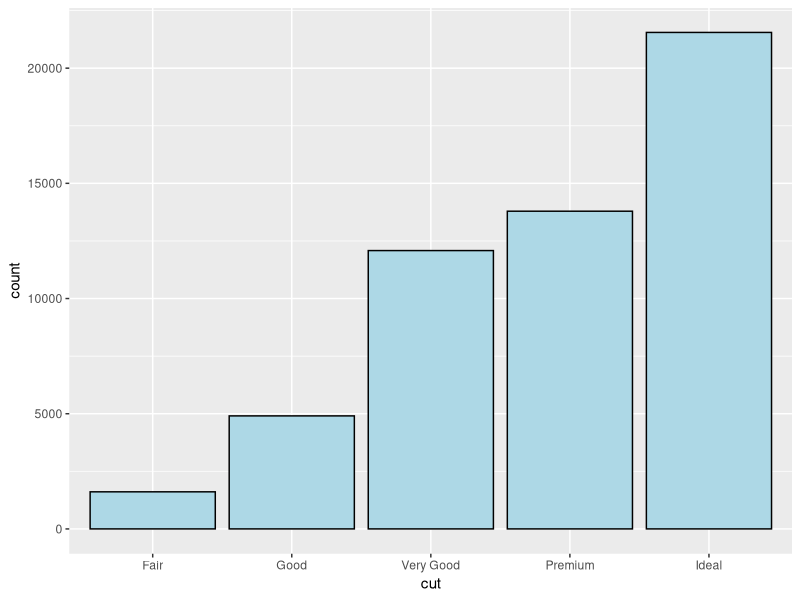
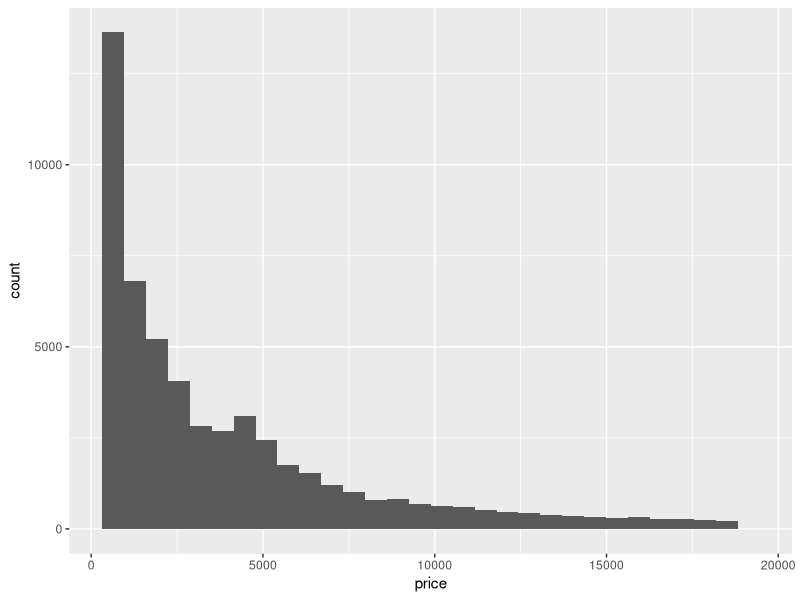
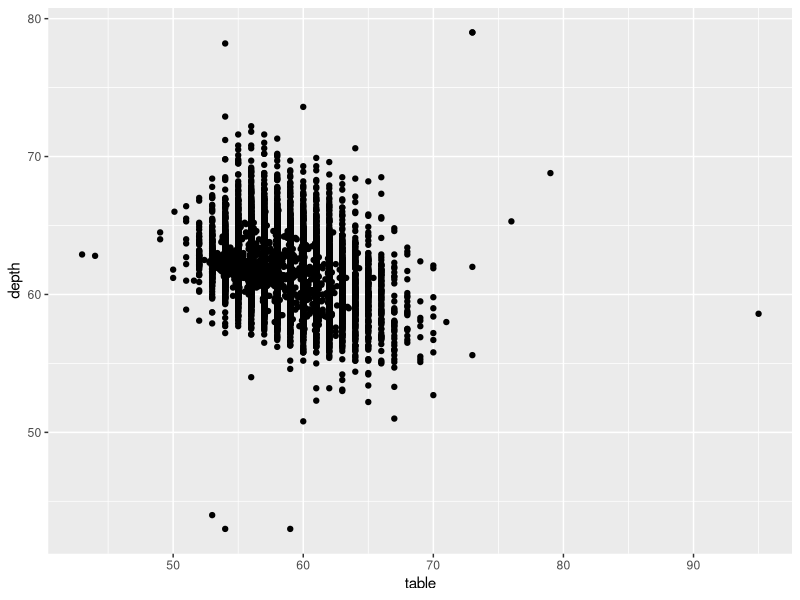
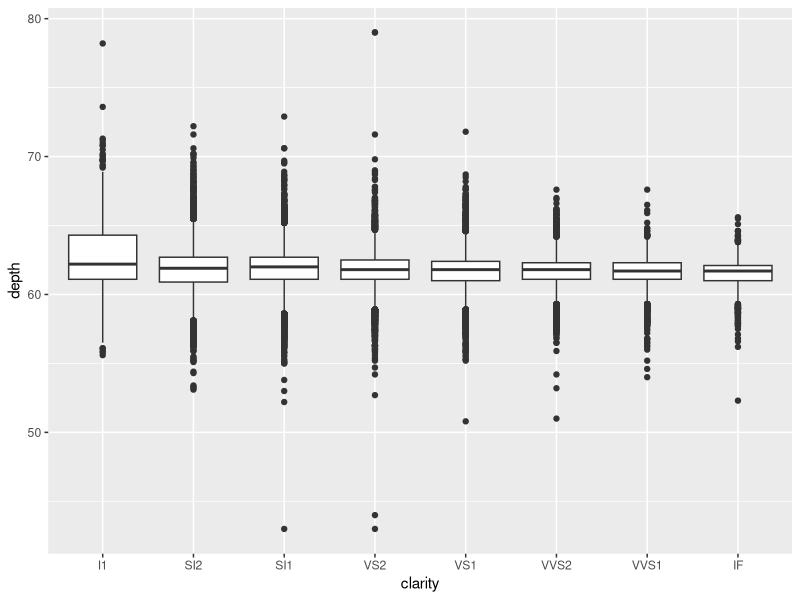
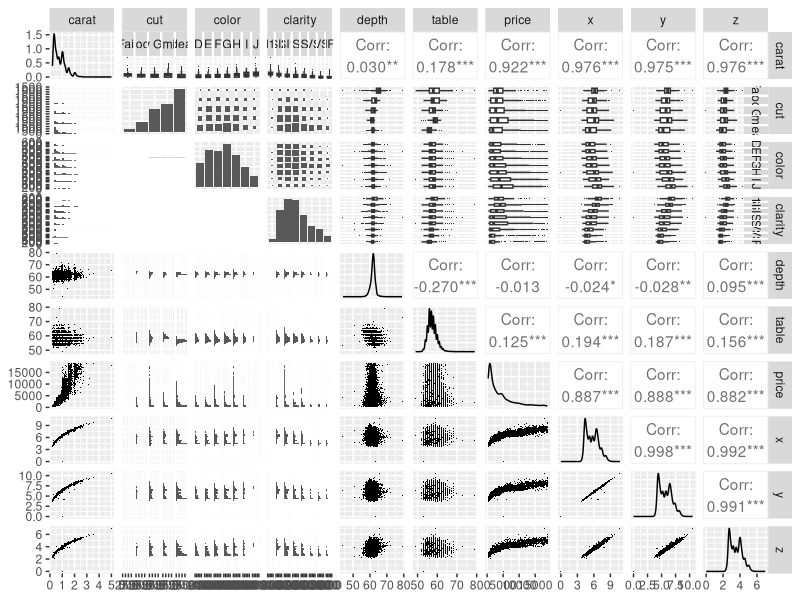

These figures' R source, in order:
knitr::opts_chunk$set(echo = TRUE)
library(ggplot2)
diamonds
ggplot(data = diamonds, aes(x = cut)) +  geom_bar(fill = "lightblue", colour = "black")
ggplot(data = diamonds, aes(x = price)) +  geom_histogram()
ggplot(data = diamonds, aes(x = table, y=depth)) +  geom_point()
ggplot(diamonds, aes(x=clarity, y=depth)) +  geom_boxplot()
library(ggplot2)
library(GGally)
library(scales)
library(memisc)

# 從數據集獲取10000個樣本數據進行分析
set.seed(20022012)
diamond_samp <- diamonds[sample(1:length(diamonds$price), 10000), ]
ggpairs(diamond_samp,lower= list(continuous = wrap("points", shape = I('.'))),
        upper = list(combo = wrap("box", outlier.shape = I('.'))))
